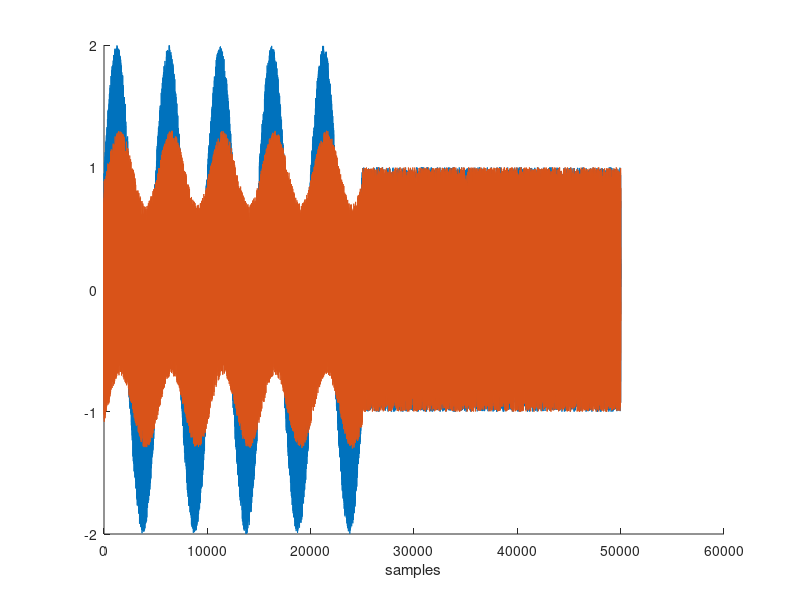
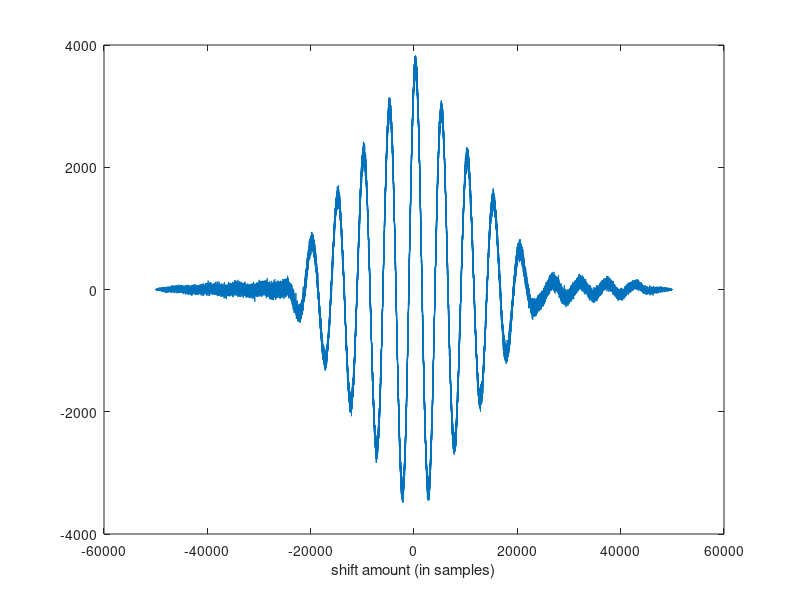
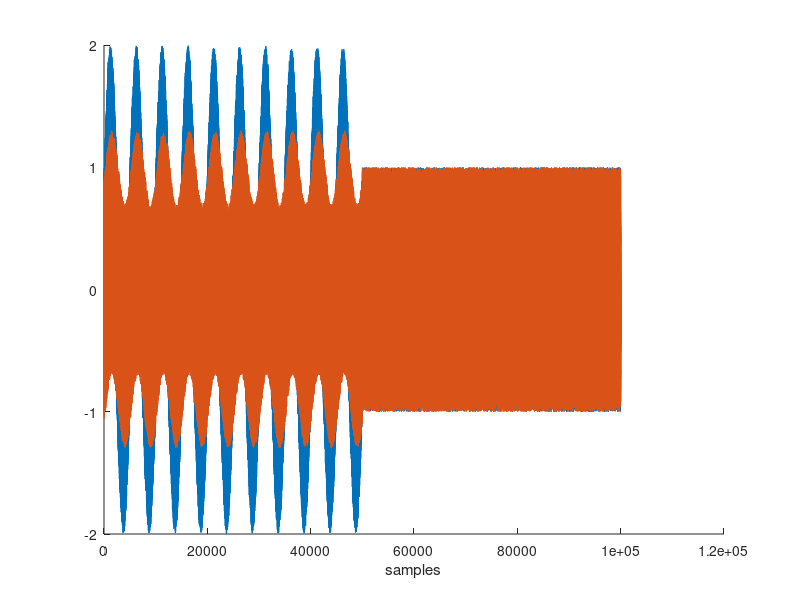
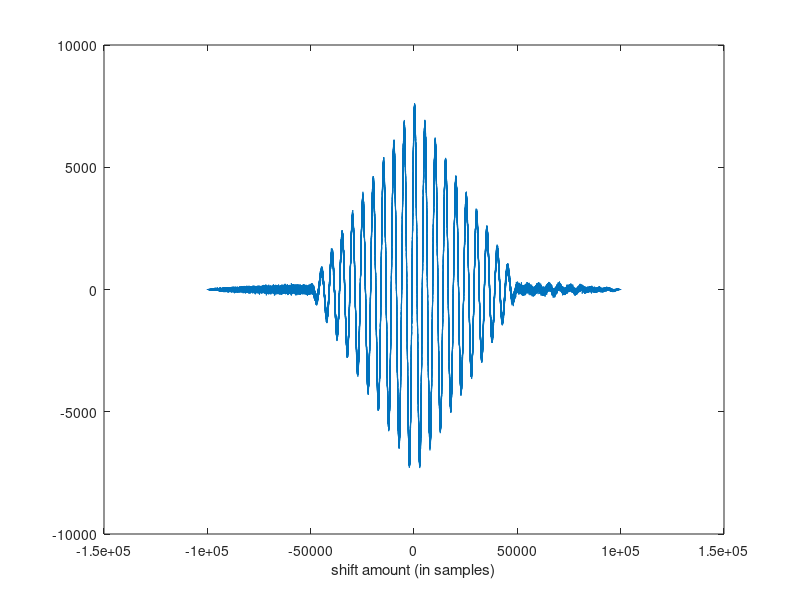

MATLAB code to generate these figures, in order:
%Answer the questions with proposal and code
%1: Is it possible to use more cycles to make the cross correlation curve smoother,
%and reduce the ambiguity in peak location? 
%2: Is it possible to do multiple measurements and average these measurements? 

%part 1

vals = [5:5:30];
est_sampleDiff = [];
est_phase = [];
for i = vals
    % ADC speed
    Fs=50e6;
    Ts=1/Fs;

    % sine freq
    fo=10e3;
    To=1/fo;

    % number of cycles
    Nc=i;

    % time values
    tv=[0:Ts:Nc*To];

    % Measurement noise max
    AN=1.0;

    % RX signal ampl.
    AR=0.3;

    % Generate the first signal
    x_Tx=sin(2*pi*fo*tv);

    % add some extra zeros
    x_Tx=[x_Tx zeros(1,length(x_Tx))];

    % add some noise
    n1=(AN)*(2*rand(1,length(x_Tx))-1);
    x_Tx=x_Tx+n1;

    % Plot
    figure; clf; hold on;
    plot(x_Tx);
    xlabel('samples');

    % phase shift (degrees)
    diff_phase=20.3;
    ph = diff_phase * pi/180; % deg to radians

    % Generate the second signal
    x_Rx=(AR)*sin(2*pi*fo*tv-ph);

    % add some extra zeros
    x_Rx=[x_Rx zeros(1,length(x_Rx))];

    % add some noise
    n2=(AN)*(2*rand(1,length(x_Rx))-1);
    x_Rx=x_Rx+n2;
    plot(x_Rx);
    xlabel('samples');

    % cross correlation
    [cor,lags]=xcorr(x_Rx, x_Tx);

    % Plot
    figure; clf;
    plot(lags,cor);
    xlabel('shift amount (in samples)');

    % find peak location and corresponding lag
    [mx,ix]=max(cor);
    est_sampleDiff = [est_sampleDiff, (lags(ix))];
    est_phase = [est_phase, (est_sampleDiff * 360 / (Fs/fo))];

end
est_sampleDiff
mean(est_sampleDiff)
est_phase
mean(est_phase)

%part 2

vals = [1:1000:5000]; % a few hours in total
est_sampleDiff = [];
est_phase = [];
for i = vals
    % ADC speed
    Fs=50e6;
    Ts=1/Fs;

    % sine freq
    fo=10e3;
    To=1/fo;

    % number of cycles
    Nc=5;

    % time values
    tv=[0:Ts:Nc*To];

    % Measurement noise max
    AN=1.0;

    % RX signal ampl.
    AR=0.3;

    % Generate the first signal
    x_Tx=sin(2*pi*fo*tv);

    % add some extra zeros
    x_Tx=[x_Tx zeros(1,length(x_Tx))];

    % add some noise
    n1=(AN)*(2*rand(1,length(x_Tx))-1);
    x_Tx=x_Tx+n1;

    % Plot
    figure; clf; hold on;
    plot(x_Tx);
    xlabel('samples');

    % phase shift (degrees)
    diff_phase=20.3;
    ph = diff_phase * pi/180; % deg to radians

    % Generate the second signal
    x_Rx=(AR)*sin(2*pi*fo*tv-ph);

    % add some extra zeros
    x_Rx=[x_Rx zeros(1,length(x_Rx))];

    % add some noise
    n2=(AN)*(2*rand(1,length(x_Rx))-1);
    x_Rx=x_Rx+n2;
    plot(x_Rx);
    xlabel('samples');

    % cross correlation
    [cor,lags]=xcorr(x_Rx, x_Tx);

    % Plot
    figure; clf;
    plot(lags,cor);
    xlabel('shift amount (in samples)');

    % find peak location and corresponding lag
    [mx,ix]=max(cor);
    est_sampleDiff = [est_sampleDiff, (lags(ix))];
    est_phase = [est_phase, (est_sampleDiff * 360 / (Fs/fo))];
    
    pause(i);

end
est_sampleDiff
mean(est_sampleDiff)
est_phase
mean(est_phase)